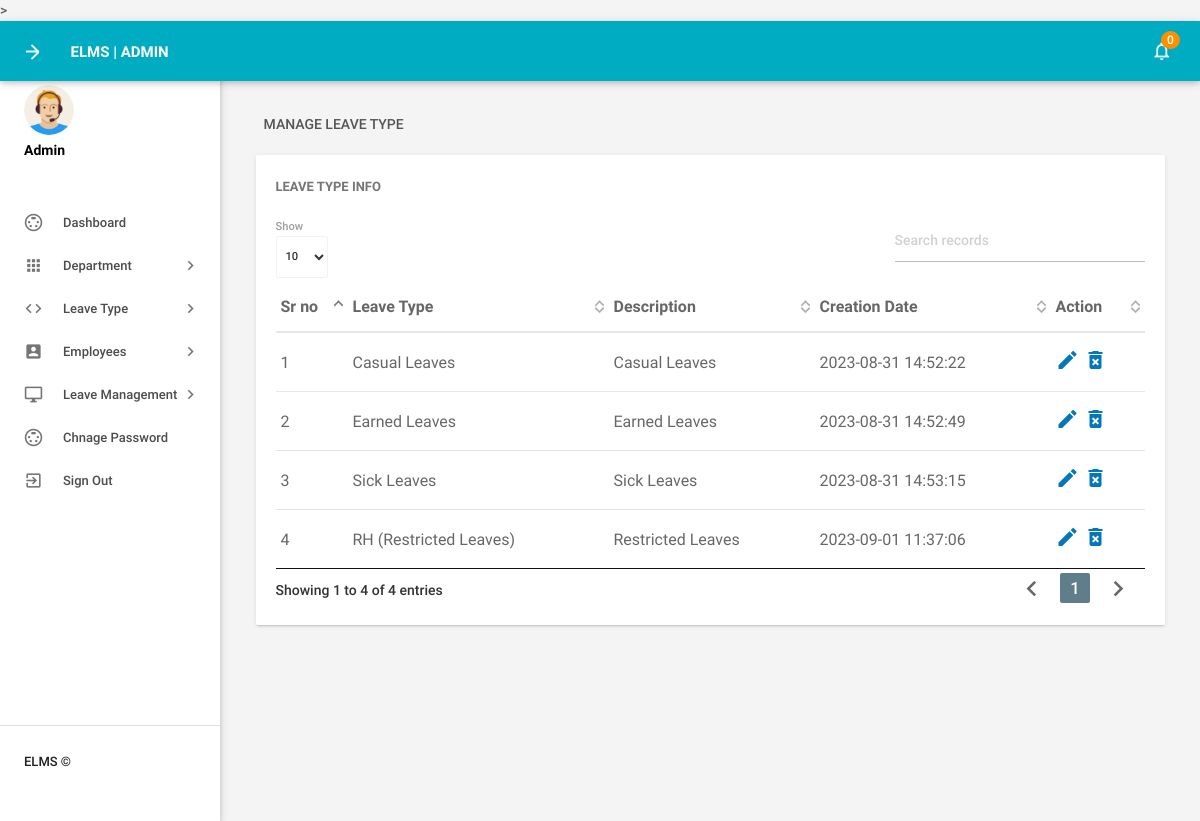
Screenshot of /admin/manageleavetype.php (signed in) with the database file from the repository.
### tables this page shows
CREATE TABLE `tblleavetype` (
  `id` int(11) NOT NULL,
  `LeaveType` varchar(200) DEFAULT NULL,
  `Description` mediumtext DEFAULT NULL,
  `CreationDate` timestamp NOT NULL DEFAULT current_timestamp()
);

### admin/manageleavetype.php (the view, shortened to what this page needs)
<?php
include('includes/config.php');
if(strlen($_SESSION['alogin'])==0)
    {
header('location:index.php');
}
else{
 ?>
<!DOCTYPE html>
<html lang="en">
    <head>
        <link type="text/css" rel="stylesheet" href="../assets/plugins/materialize/css/materialize.min.css"/>
        <link href="../assets/plugins/material-preloader/css/materialPreloader.min.css" rel="stylesheet">
        <link href="../assets/plugins/datatables/css/jquery.dataTables.min.css" rel="stylesheet">
        <link href="../assets/css/alpha.min.css" rel="stylesheet" type="text/css"/>
        <link href="../assets/css/custom.css" rel="stylesheet" type="text/css"/>
    </head>
    <body>
       <?php include('includes/header.php');?>
       <?php include('includes/sidebar.php');?>
            <main class="mn-inner">
                <div class="row">
                    <div class="col s12">
                        <div class="page-title">Manage Leave Type</div>
                    </div>
                    <div class="col s12 m12 l12">
                        <div class="card">
                            <div class="card-content">
                                <span class="card-title">Leave Type Info</span>
                                <table id="example" class="display responsive-table ">
                                    <thead>
                                        <tr>
                                            <th>Sr no</th>
                                            <th>Leave Type</th>
                                            <th>Description</th>
                                            <th>Creation Date</th>
                                            <th>Action</th>
                                        </tr>
                                    </thead>
                                    <tbody>
<?php $sql = "SELECT * from tblleavetype";
$query = $dbh -> prepare($sql);
$query->execute();
$results=$query->fetchAll(PDO::FETCH_OBJ);
$cnt=1;
if($query->rowCount() > 0)
{
foreach($results as $result)
{               ?>
                                        <tr>
                                            <td> <?php echo htmlentities($cnt);?></td>
                                            <td><?php echo htmlentities($result->LeaveType);?></td>
                                            <td><?php echo htmlentities($result->Description);?></td>
                                            <td><?php echo htmlentities($result->CreationDate);?></td>
                                            <td><a href="editleavetype.php?lid=<?php echo htmlentities($result->id);?>"><i class="material-icons">mode_edit</i></a>
                                            <a href="manageleavetype.php?del=<?php echo htmlentities($result->id);?>" onclick="return confirm('Do you want to delete');"> <i class="material-icons">delete_forever</i></a> </td>
                                        </tr>
                                         <?php $cnt++;} }?>
                                    </tbody>
                                </table>
                            </div>
                        </div>
                    </div>
                </div>
            </main>
        </div>
        <div class="left-sidebar-hover"></div>
    </body>
</html>
<?php } ?>

### rows the page displays
tblleavetype: LeaveType "Casual Leaves", Description "Casual Leaves", CreationDate "2023-08-31 14:52:22"
tblleavetype: LeaveType "Earned Leaves", Description "Earned Leaves", CreationDate "2023-08-31 14:52:49"
tblleavetype: LeaveType "Sick Leaves", Description "Sick Leaves", CreationDate "2023-08-31 14:53:15"
tblleavetype: LeaveType "RH (Restricted Leaves)", Description "Restricted Leaves", CreationDate "2023-09-01 11:37:06"

### other values shown
$unreadcount "0"
